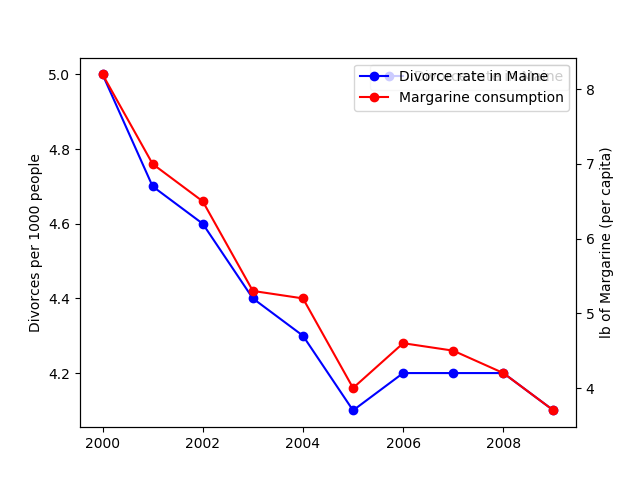

Reproduce this figure in Python.
import pylab

years = range(2000, 2010)
divorce_rate = [5.0, 4.7, 4.6, 4.4, 4.3, 4.1, 4.2, 4.2, 4.2, 4.1]
margarine_consumption = [8.2, 7, 6.5, 5.3, 5.2, 4, 4.6, 4.5, 4.2, 3.7]

line1 = pylab.plot(years, divorce_rate, 'b-o', label='Divorce rate in Maine')
pylab.ylabel('Divorces per 1000 people')
pylab.legend()

pylab.twinx()
line2 = pylab.plot(years, margarine_consumption, 'r-o', label='Margarine consumption')
pylab.ylabel('lb of Margarine (per capita)')

# Jump through some hoops to get the both line’s labels in the same legend:

lines = line1+line2
labels = []
for line in lines:
    labels.append(line.get_label())

pylab.legend(lines, labels)
pylab.savefig('margarine-divorce.png')
